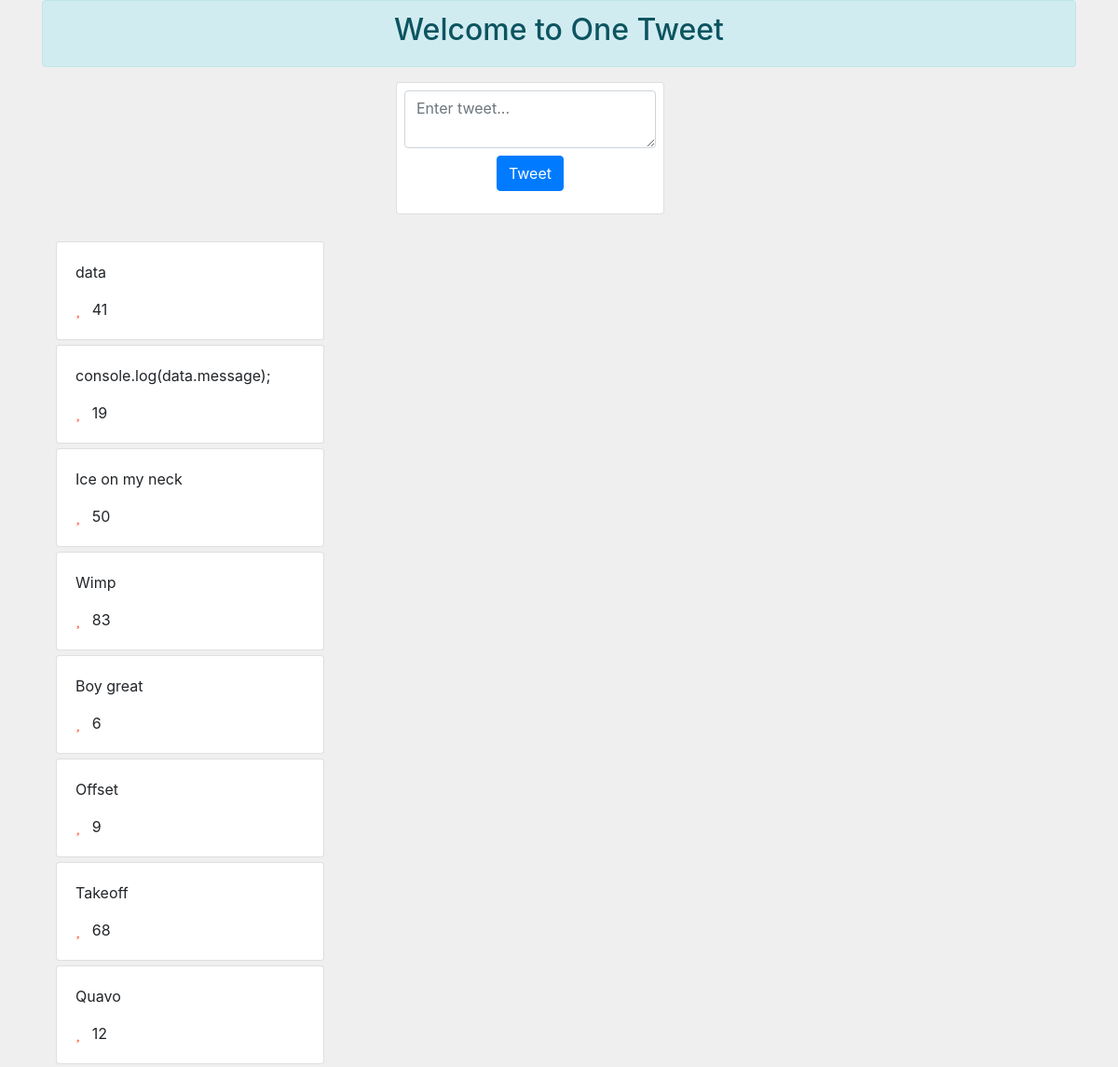
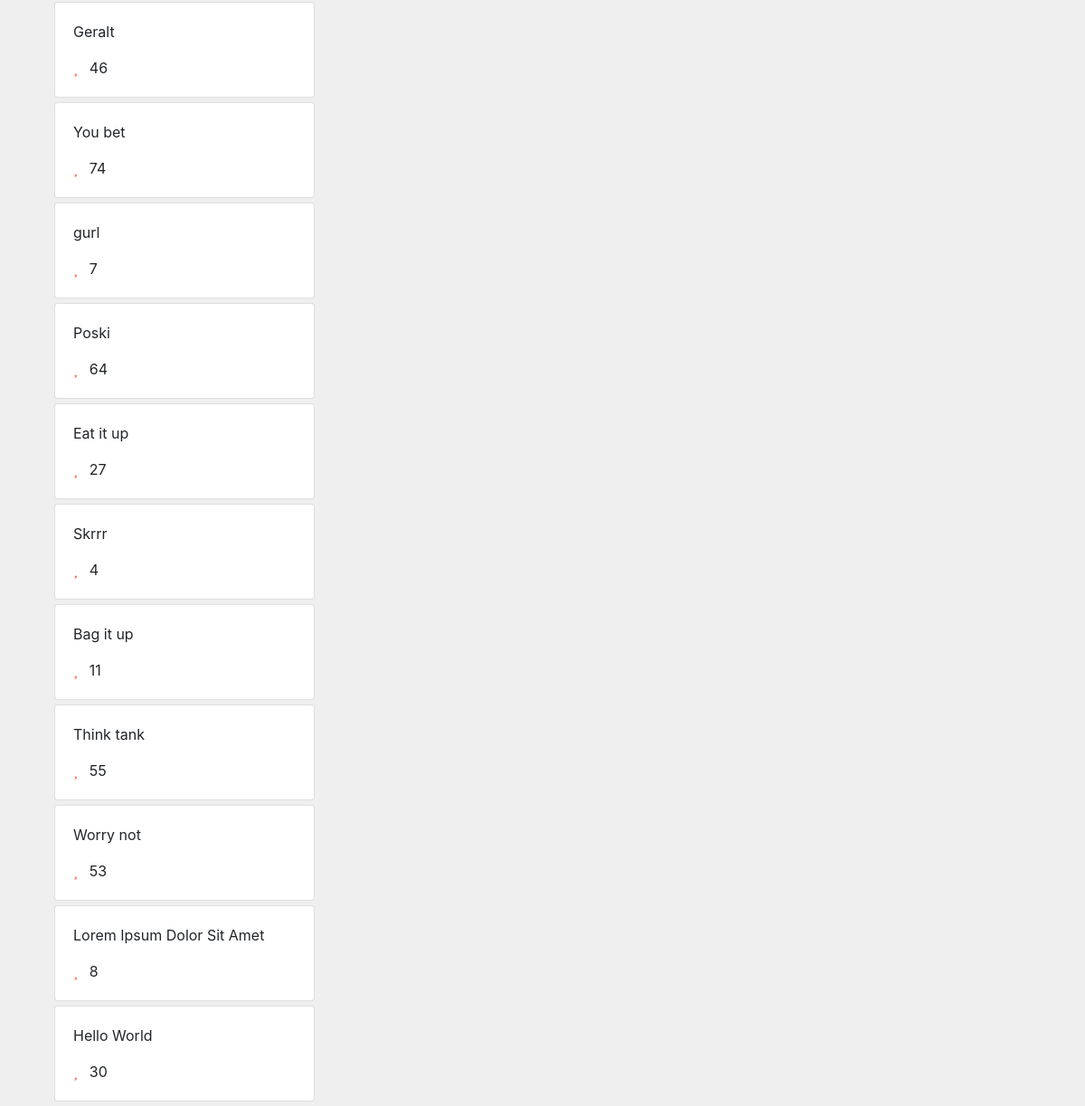
The page / on the database its author committed (2 pictures, top to bottom).
### tweets/models.py (models this page shows, shortened)
class Tweet(models.Model):
    content = models.CharField(blank=True, null=True, max_length=280)
    image = models.ImageField(blank=True, null=True, upload_to='images/')
    class Meta:
        ordering = ['-id']
    def rand_likes(self):
        return str(randint(0, 100))

### tweets/views.py (the view, shortened to what this page needs)
# urls.py: 2. Add a URL to urlpatterns:  path('', views.home, name='home')
def home(request):
    tweets = Tweet.objects.all().order_by('-pk')
    form = TweetForm(request.POST or None)
    return render(request, 'pages/home.html', {"tweets": tweets, 'form': form})

### tweets/forms.py (shortened to what this page needs)
class TweetForm(forms.ModelForm):
    content = forms.Textarea(attrs={'placeholder': 'Enter tweet...'})
    class Meta:
        model = Tweet
        fields = ['content']

### templates/pages/home.html (shortened to what this page needs)
{% extends 'base.html' %}
{% block content %}
<div class="alert alert-info text-center">
    <h2>Welcome to One Tweet</h2>
</div>
<div class="row mb-4 text-center">
    <div class="col-md-4 mx-auto col-10">
        <div class="card info">
            <div class="card-body p-2">
                <form action="/" class="form form-group" id="tweetForm" method="post">
                    <textarea autocomplete="off" class="form-control" name="content" placeholder="Enter tweet..."
                              required="required" maxlength="280"></textarea>
                    <button class="btn btn-primary mt-2" id="tweet_btn" type="submit">Tweet</button>
                </form>
            </div>
        </div>
    </div>
</div>
<div class="container all-tweets">
    {% for tweet in tweets %}
    <div class="card">
        <div class="card-body">
            <p class="card-text">{{ tweet.content }}</p>
            <button class="like"><i class="fa fa-heart"></i></button>
            <span class="ml-2">{{ tweet.rand_likes }}</span>
        </div>
    </div>
    {% endfor %}
</div>
{% endblock %}

### templates/base.html (shortened to what this page needs)
{% load static %}
<!DOCTYPE html>
<html lang="en">
<head>
    <link href="{% static 'css/all.css' %}" rel="stylesheet" type="text/css">
    <link href="{% static 'css/bootstrap.css' %}" rel="stylesheet" type="text/css">
    <link href="{% static 'css/style.css' %}" rel="stylesheet" type="text/css">
    <link href="{% static 'css/fontawesome.css' %}" rel="stylesheet" type="text/css">
</head>
<body>
<div class="container">
{% block content %}{% endblock %}
</div>
</body>
</html>

### static/css/all.css (style rules this page uses)
.fa, .fas, .far, .fal, .fab { -moz-osx-font-smoothing: grayscale; -webkit-font-smoothing: antialiased; display: inline-block; font-style: normal; font-variant: normal; text-rendering: auto; line-height: 1; }
.fa-heart:before { content: "\f004"; }
.fa, .fas { font-family: 'Font Awesome 5 Free'; font-weight: 900; }

### static/css/style.css (style rules this page uses)
body { background-color: #EFEFEF; direction: ltr; }
.like { background-color: transparent; padding: 0 !important; border: 0; color: tomato; }
.card { margin-bottom: 5px !important; width: 18rem !important; }

### rows shown on the page
Tweet: content "data", rand_likes "41"
Tweet: content "console.log(data.message);", rand_likes "19"
Tweet: content "Ice on my neck", rand_likes "50"
Tweet: content "Wimp", rand_likes "83"
Tweet: content "Boy great", rand_likes "6"
Tweet: content "Offset", rand_likes "9"
Tweet: content "Takeoff", rand_likes "68"
Tweet: content "Quavo", rand_likes "12"
Tweet: content "Geralt", rand_likes "46"
Tweet: content "You bet", rand_likes "74"
Tweet: content "gurl", rand_likes "7"
Tweet: content "Poski", rand_likes "64"
Tweet: content "Eat it up", rand_likes "27"
Tweet: content "Skrrr", rand_likes "4"
Tweet: content "Bag it up", rand_likes "11"
Tweet: content "Think tank", rand_likes "55"
Tweet: content "Worry not", rand_likes "53"
Tweet: content "Lorem Ipsum Dolor Sit Amet", rand_likes "8"
Tweet: content "Hello World", rand_likes "30"
